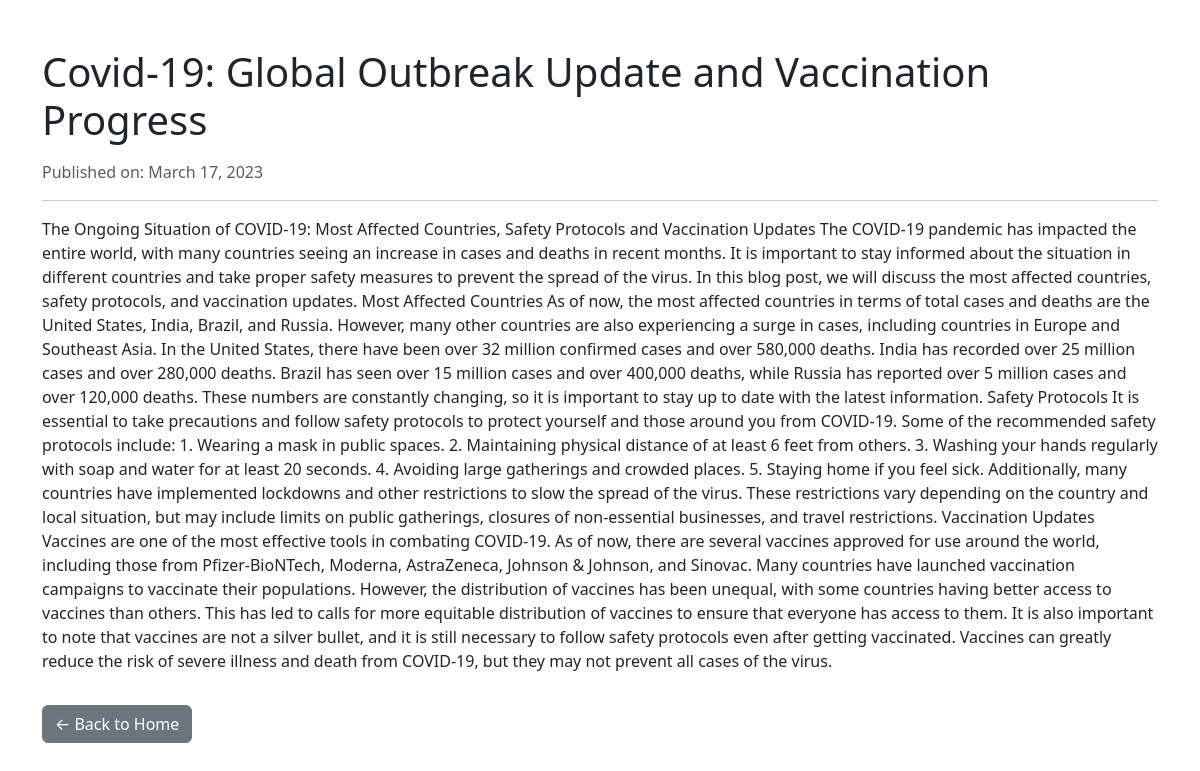
Page /blog/3 on the committed database.
### tables this page shows
CREATE TABLE blogs (
    id INTEGER PRIMARY KEY AUTOINCREMENT,
    title TEXT NOT NULL,
    published TEXT NOT NULL,
    content TEXT NOT NULL
);

### app.py (the view)
@app.route('/blog/<int:blog_id>')
def blog_detail(blog_id):
    db = get_db()
    blog = db.execute('SELECT * FROM blogs WHERE id = ?', (blog_id,)).fetchone()
    if blog is None:
        return "Blog not found", 404
    return render_template('blog_detail.html', blog=blog)

### app.py (called while the page is built)
def get_db():
    if 'db' not in g:
        g.db = sqlite3.connect(DATABASE)
        g.db.row_factory = sqlite3.Row
    return g.db

### templates/blog_detail.html (shortened to what this page needs)
<!DOCTYPE html>
<html>
  <head>
    <link href="https://cdn.jsdelivr.net/npm/bootstrap@5.3.3/dist/css/bootstrap.min.css" rel="stylesheet">
  </head>
  <body>
    <div class="container mt-5">
      <h1 class="mb-3">{{ blog['title'] }}</h1>
      <p class="text-muted">Published on: {{ blog['published'] }}</p>
      <hr>
      <p>{{ blog['content'] }}</p>
      <a class="btn btn-secondary mt-3" href="/">← Back to Home</a>
    </div>
  </body>
</html>

### rows in the picture
blogs: title "Covid-19: Global Outbreak Update and Vaccination Progress", published "March 17, 2023", content "The Ongoing Situation of COVID-19: Most Affected Countries, Safety Protocols and Vaccination Updates The COVID-19 pandemic has impacted the entire world, with many countries seeing an increase in cases and deaths in recent months. It is important to stay informed about the situation in different countries and take proper safety measures to prevent the spread of the virus. In this blog post, we will discuss the most affected countries, safety protocols, and vaccination updates. Most Affected Countries As of now, the most affected countries in terms of total cases and deaths are the United States, India, Brazil, and Russia. However, many other countries are also experiencing a surge in cases,…"
